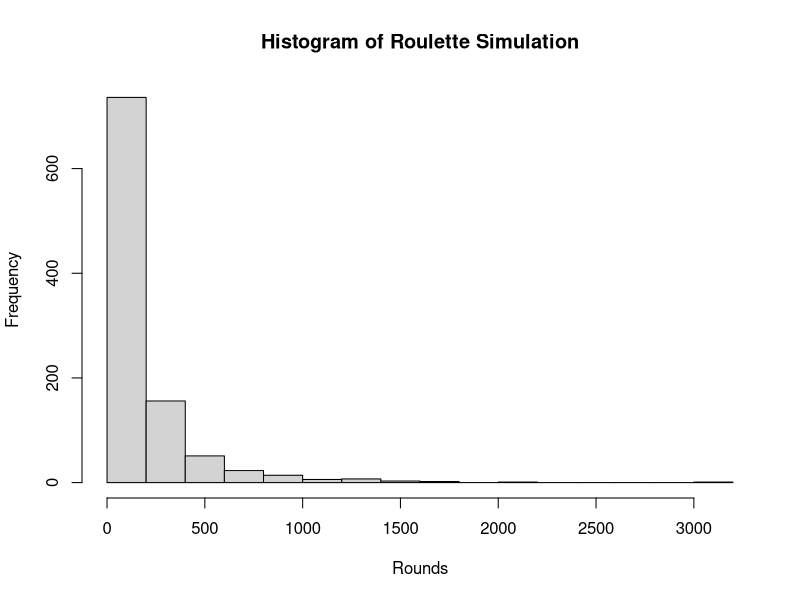

This figure's R source:
## ---- chunk 1
paste0("a_{",1:5,"}X_{",1:5,"}^",0:4, collapse = "+")
## ---- chunk 2
#1. (9 points) using a for loop with an if() clause and accumulator (Hint: The strategy is to sample 3 rocks without replacement from sample_space
sample_space <- c(rep("Yellow", 5), rep("Blue", 7))
n <- 10000
set.seed(123)
accumulator <- 0
for(i in 1:n){
  curr_sample <- sample(sample_space, 3)
  if( "Yellow" %in% curr_sample && table(curr_sample)[["Yellow"]] == 1 )
    accumulator <- accumulator +1
}
accumulator/n

#2 (8 points) using a for loop with an ifelse() function and accumulator
set.seed(123)
accumulator <- 0
for(i in 1:n){
  curr_sample <- sample(sample_space, 3)
  ifelse( "Yellow" %in% curr_sample && table(curr_sample)[["Yellow"]] == 1,  accumulator <- accumulator +1, next)
}
accumulator/n

#3. (8 points) Vectorial approach using sapply (no loops, no if() or ifelse(), no accumulator).
set.seed(123)
simulated_results <- sapply(1:n, function(x) {
  curr_sample <- sample(sample_space, 3)
  num_yellow_selected <- sum(curr_sample == "Yellow")
  return(num_yellow_selected)
})

simulated_probability <- sum(simulated_results == 1) / n
simulated_probability
## ---- chunk 3
#1
set.seed(123)
simulated_results <- sapply(1:n, function(x) {
  curr_sample <- sample(sample_space, 3)
  num_yellow_selected <- sum(curr_sample == "Yellow")
  return(num_yellow_selected)
})

simulated_probability <- sum(simulated_results == 1 | simulated_results == 0) / n
simulated_probability

#2

set.seed(123)
simulated_results <- sapply(1:n, function(x) {
  curr_sample <- sample(sample_space, 3)
  num_yellow_selected <- sum(curr_sample == "Yellow")
  return(num_yellow_selected)
})

simulated_probability <- sum(simulated_results == 1 | simulated_results == 2 | simulated_results == 3) / n
simulated_probability

## ---- chunk 4
#1
set.seed(123)
play_roulette <- function(x) {
money <- 1000
rounds <- 0
outcomes <- c("win", "lose")
  while(money >0){
  rounds<- rounds + 1
  money <- money - 100
  play_outcome<- sample(outcomes, size = 1, prob=c(9/19, 10/19))
  if(play_outcome == "win"){
    money <- money + 200
    }
  }
return(rounds)
}

print(play_roulette())
#2
set.seed(123)
num_sim <- 1000
roulette_sim <- sapply(1:num_sim, play_roulette)
mean(roulette_sim)
hist(roulette_sim, main = "Histogram of Roulette Simulation", xlab = "Rounds")

#This histogram shows that most rounds will be in the lower range of possible 
#rounds/is right skewed.Very unlikely to play a lot of rounds.

#3
set.seed(123)
play_double_or_nothing_roulette <- function(x) {
money <- 1000
rounds <- 0
outcomes <- c("win", "lose")
  while(money >0 && money < 2000){
    rounds<- rounds + 1
    money <- money - 100
    play_outcome<- sample(outcomes, size = 1, prob=c(9/19, 10/19))
    if(play_outcome == "win"){
      money <- money + 200
    }
  }
  if(money>= 2000){
    return(1)
  }
return(0)
}
num_sim <- 1000
double_sim <- sapply(1:num_sim, play_double_or_nothing_roulette)
#Probability of doubling your money
sum(double_sim)/1000

